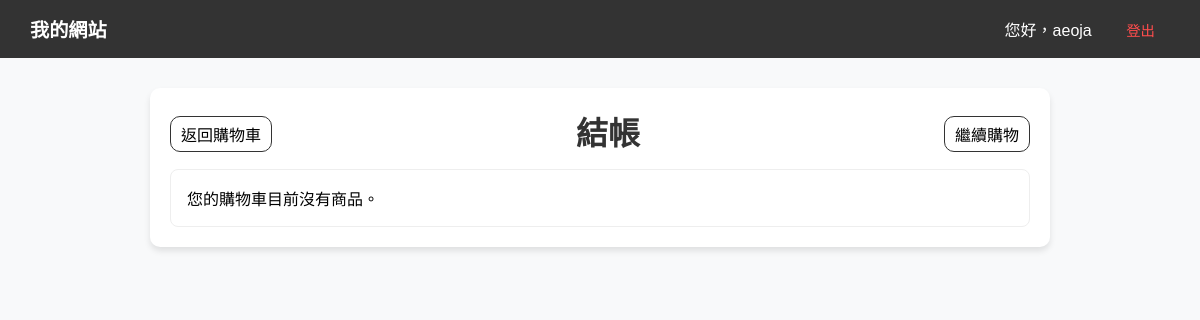
Page /payment.php (signed in) on the earlier database version.
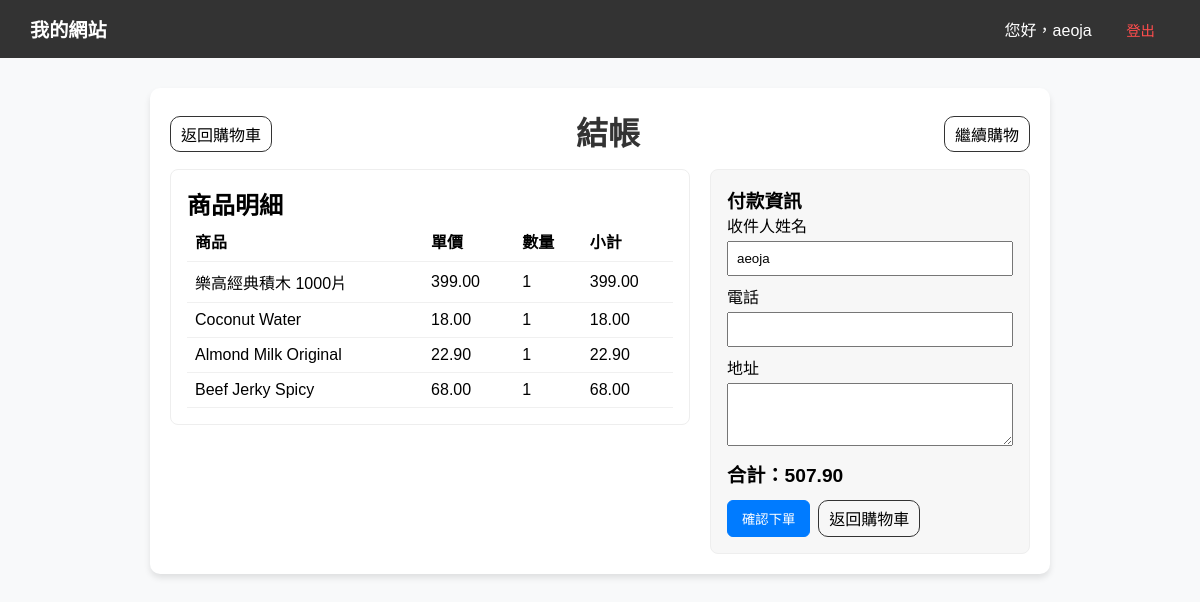
Same page on the later database version.
### tables this page shows
CREATE TABLE `cart` (
  `cart_id` bigint(20) UNSIGNED NOT NULL COMMENT '購物車項目唯一編號',
  `member_id` int(10) UNSIGNED NOT NULL COMMENT '會員帳號',
  `product_id` int(11) UNSIGNED NOT NULL COMMENT '商品編號（參考 products 表）',
  `snapshot_name` varchar(100) NOT NULL COMMENT '加入時的商品名稱',
  `snapshot_price` decimal(10,2) NOT NULL COMMENT '加入時的價格',
  `snapshot_description` text DEFAULT NULL COMMENT '加入時的描述（可選）',
  `snapshot_type` enum('drinks','food','toy','e-things') NOT NULL COMMENT '加入時的類型',
  `qty` int(11) UNSIGNED NOT NULL DEFAULT 1 COMMENT '數量',
  `created_at` datetime DEFAULT current_timestamp() COMMENT '加入時間',
  `updated_at` datetime DEFAULT current_timestamp() ON UPDATE current_timestamp() COMMENT '最後修改時間'
);

CREATE TABLE `products` (
  `product_id` int(11) UNSIGNED NOT NULL,
  `product_name` varchar(100) NOT NULL,
  `type` enum('drinks','food','toy','e-things') NOT NULL,
  `supplier` varchar(80) DEFAULT NULL,
  `description` text DEFAULT NULL,
  `price` decimal(10,2) NOT NULL,
  `qty` int(11) UNSIGNED NOT NULL DEFAULT 1 COMMENT 'Stock level of product',
  `updated_at` datetime DEFAULT current_timestamp() ON UPDATE current_timestamp(),
  `created_at` datetime DEFAULT current_timestamp()
);

CREATE TABLE `member` (
  `Member_id` int(10) UNSIGNED NOT NULL,
  `loginname` varchar(50) NOT NULL COMMENT '登入帳號，註冊後不可更改',
  `pwd` varchar(255) NOT NULL COMMENT '密碼（建議使用雜湊）',
  `member_name` varchar(100) NOT NULL COMMENT '顯示名稱，可重複',
  `member_telno` varchar(20) DEFAULT NULL COMMENT '電話號碼，可為空',
  `member_addr` text DEFAULT NULL COMMENT '地址，可為空',
  `created_at` datetime DEFAULT current_timestamp(),
  `updated_at` datetime DEFAULT current_timestamp() ON UPDATE current_timestamp()
);

### connect.php (called while the page is built, shortened)
<?php
$servername = "localhost";
$username = "root";
$password = "";
$db_name = "223_group_project";
$conn = new mysqli($servername, $username, $password, $db_name);
function safeQuery($sql, $types = null, $params = []) {
    global $conn;
    $stmt = $conn->prepare($sql);
    $response = new stdClass();
    $fullSql = $sql;
    if ($types && !empty($params)) {
        $indexedParams = array_values($params);
        foreach ($indexedParams as $val) {
            if (is_null($val)) {
                $valueToShow = 'NULL';
            } elseif (is_string($val)) {
                $valueToShow = "'" . $conn->real_escape_string($val) . "'";
            } else {
                $valueToShow = $val;
            }
            $pos = strpos($fullSql, '?');
            if ($pos !== false) {
                $fullSql = substr_replace($fullSql, $valueToShow, $pos, 1);
            }
        }
    }
    $response->executed_sql = $fullSql;
    if ($types && !empty($params)) {
        $stmt->bind_param($types, ...$params);
    }
    $response->success = $stmt->execute();
    $response->affected_rows = $stmt->affected_rows;
    $response->insert_id = $stmt->insert_id;
    $response->error = $stmt->error;
    $result = $stmt->get_result();
    $response->result = $result;
    return $response;
}
?>

### payment.php (the view, shortened to what this page needs)
<?php
require_once('connect.php');
$memberID = $_SESSION['member_id'];
if ($_SERVER['REQUEST_METHOD'] === 'POST' && ($_POST['action'] ?? '') === 'confirm_purchase') {
  if (!empty($_POST['csrf_token'])) {
    if (!hash_equals($_SESSION['csrf_token'] ?? '', $_POST['csrf_token'])) {
      header('Location: show_cart.php?msg=purchase_failed');
      exit;
    }
  }
  $cartRes = safeQuery('SELECT product_id, qty FROM cart WHERE member_id = ?', 's', [$memberID]);
  if (!$cartRes->success || !$cartRes->result) {
    header('Location: show_cart.php?msg=purchase_failed');
    exit;
  }
  $cartItems = $cartRes->result->fetch_all(MYSQLI_ASSOC);
  if (empty($cartItems)) {
    header('Location: show_cart.php?msg=purchase_failed');
    exit;
  }
  global $conn;
  $conn->begin_transaction();
  $ok = true;
  $pids = array_map(function ($c) {
    return intval($c['product_id']);
  }, $cartItems);
  $pids = array_values(array_unique($pids));
  $productsMap = [];
  if (!empty($pids)) {
    $placeholders = implode(',', array_fill(0, count($pids), '?'));
    $types = str_repeat('i', count($pids));
    $prodRes = safeQuery("SELECT * FROM products WHERE product_id IN ($placeholders)", $types, $pids);
    if ($prodRes->success && $prodRes->result) {
      while ($r = $prodRes->result->fetch_assoc()) {
        $productsMap[intval($r['product_id'])] = $r;
      }
    }
  }
  foreach ($cartItems as $ci) {
    $pid = intval($ci['product_id']);
    $want = intval($ci['qty']);
    $prow = $productsMap[$pid] ?? null;
    if (!$prow) {
      $ok = false;
      break;
    }
    $avail = isset($prow['qty']) ? intval($prow['qty']) : null;
    if ($avail !== null && $want > $avail) {
      $ok = false;
      break;
    }
    $upd = safeQuery('UPDATE products SET qty = qty - ? WHERE product_id = ? AND qty >= ?', 'iii', [$want, $pid, $want]);
    if (!$upd->success) {
      $ok = false;
      break;
    }
    if (isset($upd->affected_rows) && $upd->affected_rows == 0) {
      $ok = false;
      break;
    }
  }
  if (!$ok) {
    $conn->rollback();
    header('Location: show_cart.php?msg=out_of_stock');
    exit;
  }
  $pr_ok = true;
  foreach ($cartItems as $ci) {
    $pid = intval($ci['product_id']);
    $want = intval($ci['qty']);
    $p_r_sql = 'INSERT INTO purchase_records(Member_id, product_id, qty) VALUES (?, ?, ?)';
    $p_r_upload = safeQuery(
      $p_r_sql,
      'iii',
      [$memberID, $pid, $want]
    );
    if (!($p_r_upload->success && $p_r_upload->affected_rows>0)) {
      $pr_ok = false;
      break;
    }
  }
  if (!$pr_ok) {
    $conn->rollback();
    header('Location: show_cart.php?msg=purchase_failed');
    exit;
  }
  $del = safeQuery('DELETE FROM cart WHERE member_id = ?', 's', [$memberID]);
  if (!($del->success)) {
    $conn->rollback();
    header('Location: show_cart.php?msg=purchase_failed');
    exit;
  }
  $conn->commit();
  header('Location: show_cart.php?msg=purchase_success');
  exit;
} else {
  $sql = 'SELECT c.product_id, c.qty,
        p.product_name AS product_name,
        p.price AS price,
        p.description AS description,
        p.type AS type
        FROM cart c jOIN products p ON c.product_id = p.product_id
        WHERE c.member_id = ?';
  $res = safeQuery($sql, 's', [$memberID]);
  $cartItems = [];
  if ($res->success && $res->result) {
    $cartItems = $res->result->fetch_all(MYSQLI_ASSOC);
  }
  $memberInfo = null;
  $mres = safeQuery('SELECT * FROM member WHERE member_id = ?', 's', [$memberID]);
  if ($mres->success && $mres->result && $mrow = $mres->result->fetch_assoc()) {
    $memberInfo = $mrow;
  }
}
?>
<!DOCTYPE html>
<html lang="zh-Hant">
<head>
  <link rel="stylesheet" href="style.css?v=<?php echo filemtime('style.css'); ?>">
</head>
<body>
  <?php require_once 'nav.php'; ?>
  <div class="content payment-container">
    <div style="display:flex; justify-content:space-between; align-items:center; margin-bottom:10px;">
      <a href="show_cart.php">返回購物車</a>
      <h1>結帳</h1>
      <a href="product_list.php">繼續購物</a>
    </div>
    <?php if (empty($cartItems)): ?>
      <div class="card">您的購物車目前沒有商品。</div>
    <?php else: ?>
      <div class="payment-grid">
        <div class="card">
          <h2>商品明細</h2>
          <table class="items-table">
            <thead>
              <tr>
                <th>商品</th>
                <th>單價</th>
                <th>數量</th>
                <th>小計</th>
              </tr>
            </thead>
            <tbody>
              <?php $total = 0;
              foreach ($cartItems as $item):
                $line = floatval($item['price']) * intval($item['qty']);
                $total += $line;
              ?>
                <tr>
                  <td><?php echo htmlspecialchars($item['product_name']); ?></td>
                  <td><?php echo htmlspecialchars(number_format($item['price'], 2)); ?></td>
                  <td><?php echo htmlspecialchars($item['qty']); ?></td>
                  <td><?php echo htmlspecialchars(number_format($line, 2)); ?></td>
                </tr>
              <?php endforeach; ?>
            </tbody>
          </table>
        </div>
        <div class="summary card">
          <h3>付款資訊</h3>
          <form method="post" action="payment.php">
            <div style="margin-bottom:8px;">
              <label>收件人姓名</label><br>
              <input type="text" name="name" required value="<?php echo htmlspecialchars($memberInfo['member_name'] ?? ''); ?>" style="width:100%; padding:8px; margin-top:4px;" required>
            </div>
            <div style="margin-bottom:8px;">
              <label>電話</label><br>
              <input type="text" name="tel" required value="<?php echo htmlspecialchars($memberInfo['member_telno'] ?? ''); ?>" style="width:100%; padding:8px; margin-top:4px;">
            </div>
            <div style="margin-bottom:8px;">
              <label>地址</label><br>
              <textarea name="addr" required style="width:100%; padding:8px; margin-top:4px;" rows="3"><?php echo htmlspecialchars($memberInfo['member_addr'] ?? ''); ?></textarea>
            </div>
            <div class="total">合計：<?php echo htmlspecialchars(number_format($total, 2)); ?></div>
            <div style="margin-top:12px; display:flex; gap:8px;">
              <button type="submit" class="btn primary">確認下單</button>
              <a href="show_cart.php" class="btn">返回購物車</a>
            </div>
          </form>
        </div>
      </div>
    <?php endif; ?>
  </div>
</body>
</html>

### nav.php (shortened to what this page needs)
<?php
$isLoggedIn = !empty($_SESSION['login']);
$username = $isLoggedIn ? $_SESSION['login'] : "訪客";
?>
<nav class="navbar">
    <div class="logo"><a href="index.php">我的網站</a></div>
    <div class="nav-links">
        <?php if ($isLoggedIn): ?>
            <span>您好，<?php echo htmlspecialchars($username); ?></span>
            <a href="logout.php" class="btn-logout" onclick="return confirm('確定要登出嗎？')">登出</a>
        <?php else: ?>
            <a href="login.php" class="btn-login">登入</a>
            <a href="member_reg.php" class="btn-signup">註冊</a>
        <?php endif; ?>
    </div>
</nav>

### style.css (style rules this page uses)
* { margin: 0; padding: 0; box-sizing: border-box; }
body { font-family: "Microsoft JhengHei", Arial, sans-serif; margin: 0; background-color: #f8f9fa; }
.content { max-width: 900px; margin: 30px auto; padding: 20px; background: white; border-radius: 10px; box-shadow: 0 4px 6px rgba(0, 0, 0, 0.1); }
.content a { text-decoration: none; color: inherit; border: #333 solid 1px; border-radius: 10px; padding: 5px 10px; }
h1 { text-align: center; color: #333; margin-bottom: 5px; }
.navbar { background: #333; color: white; padding: 15px 30px; position: sticky; top: 0; display: flex; justify-content: space-between; align-items: center; z-index: 99999; }
.nav-links a { color: white; text-decoration: none; margin-left: 15px; padding: 8px 15px; border-radius: 4px; transition: 0.3s; }
.btn-logout { color: #ff4d4d !important; font-size: 0.9em; }
.btn-input,.btn { display:inline-block; padding:8px 14px; border-radius:6px; text-decoration:none; border:1px solid #007BFF; color:#007BFF; background:transparent; cursor:pointer; }
.btn.primary { background:#007BFF; color:#fff; border-color:#007BFF; }
.payment-container { max-width:900px; margin:30px auto; padding:20px; background:#fff; border-radius:10px; }
.payment-grid { display:grid; grid-template-columns:1fr 320px; gap:20px; align-items:start; }
.card { padding:16px; border:1px solid #eee; border-radius:8px; }
.items-table { width:100%; border-collapse:collapse; }
.items-table th, .items-table td { padding:8px; border-bottom:1px solid #f0f0f0; text-align:left; }
.summary { background:#f7f7f7; padding:16px; border-radius:8px; }
.total { font-size:1.2em; font-weight:bold; margin-top:10px; }
html, body { -ms-overflow-style: none; scrollbar-width: none; }

### payment.php (style rules this page uses)
.payment-container { max-width: 900px; margin: 30px auto; padding: 20px; background: #fff; border-radius: 10px; }
.payment-grid { display: grid; grid-template-columns: 1fr 320px; gap: 20px; align-items: start; }
.card { padding: 16px; border: 1px solid #eee; border-radius: 8px; }
.items-table { width: 100%; border-collapse: collapse; }
.items-table th, .items-table td { padding: 8px; border-bottom: 1px solid #f0f0f0; text-align: left; }
.summary { background: #f7f7f7; padding: 16px; border-radius: 8px; }
.total { font-size: 1.2em; font-weight: bold; margin-top: 10px; }
.btn { display: inline-block; padding: 8px 14px; border-radius: 6px; text-decoration: none; border: 1px solid #007BFF; color: #007BFF; cursor: pointer; }
.btn.primary { background: #007BFF; color: #fff; border-color: #007BFF; }

Differences in the rows shown:
added cart: product.product_name "樂高經典積木 1000片", product.price "399.00", qty "1"
added cart: product.product_name "Coconut Water", product.price "18.00", qty "1"
added cart: product.product_name "Almond Milk Original", product.price "22.90", qty "1"
added cart: product.product_name "Beef Jerky Spicy", product.price "68.00", qty "1"
now on this page (row unchanged): member: name "aeoja"
Other differences:
$total: (not shown) → "507.90"
text no longer shown: "您的購物車目前沒有商品。"
text now shown: "商品明細 商品 單價 數量 小計 付款資訊 收件人姓名 電話 地址 合計： 確認下單 返回購物車"
